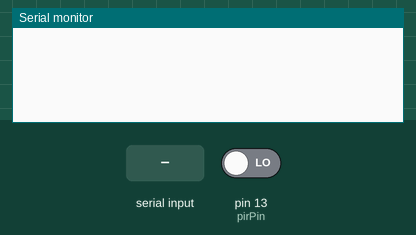
This sketch was run on a simulated Arduino Uno, built with avr-gcc and run on an emulated ATmega328P. Shown: the last lines printed to the serial monitor. Inputs (shaded band) come from the test bench; at power-on: pin 13 (pirPin) LOW. The modem accepts every AT command (registered, SIM ready, sends succeed) and sends nothing else.

Above: at 3.2 s.
3.3 s: pin 13 (pirPin) driven HIGH
At 5.8 s:
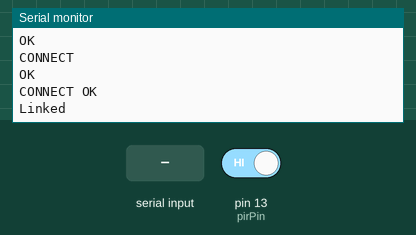
6.0 s: "1\n" received over the second serial link
8.0 s: "0\n" received over the second serial link
At 8.4 s:
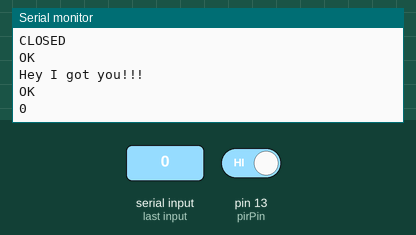

Measured:
- after the input at 3.3 s, the serial monitor: prints a new line after 0.70 s (image 1)
- after the input at 8.0 s, the serial monitor: prints a new line at once (image 2)

The sketch:

arduino_kod.ino
```cpp
#include <SoftwareSerial.h>

const byte rxPin =11;
const byte txPin =12;
int pirPin = 13;
int pirStat = 0;                   // PIR status

SoftwareSerial ESP8266 (rxPin, txPin);

//unsigned long lastTimeMillis = 0;

void setup() {
  pinMode(pirPin, INPUT);
  Serial.begin(115200);
  ESP8266.begin(115200);
  delay(2000);
}

void printResponse() {
  while (ESP8266.available()) {
    Serial.println(ESP8266.readStringUntil('\n'));
  }
}

void loop() {

    delay(1000);
    pirStat = digitalRead(pirPin);

  if (pirStat == HIGH) {
    Serial.println("Hey I got you!!!");
    //lastTimeMillis = millis();

    ESP8266.println("AT+CIPMUX=1");
    delay(500);
    printResponse();

    ESP8266.println("AT+CIPSTART=4,\"TCP\",\"192.168.1.15\",5001");
    delay(500);
    printResponse();

    String cmd = "GET /Alarm/UpaliAlarm HTTP/1.1\r\nHost:192.168.1.15:5001";
    ESP8266.println("AT+CIPSEND=4," + String(cmd.length() + 4));
    delay(500);

    ESP8266.println(cmd);
    delay(500);
    ESP8266.println("");

    ESP8266.println("AT+CIPCLOSE=4");
    delay(500);
    printResponse();
  }

  if (ESP8266.available()) {
    Serial.write(ESP8266.read());
  }

}
```
